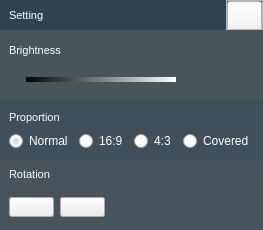
<?xml version="1.0" encoding="UTF-8"?>
<ui version="4.0">
 <class>ns::RemoteVideoSetting</class>
 <widget class="QWidget" name="ns::RemoteVideoSetting">
  <property name="geometry">
   <rect>
    <x>0</x>
    <y>0</y>
    <width>263</width>
    <height>230</height>
   </rect>
  </property>
  <property name="minimumSize">
   <size>
    <width>205</width>
    <height>230</height>
   </size>
  </property>
  <property name="maximumSize">
   <size>
    <width>263</width>
    <height>230</height>
   </size>
  </property>
  <property name="windowTitle">
   <string>YesPo Service Client</string>
  </property>
  <property name="styleSheet">
   <string notr="true">* {
	font-family: Verdana, &quot;宋体&quot;, Arial, Sans-serif, Segoe UI, Tahoma;
}
QSlider::groove:horizontal {
    
    height: 5px; /* the groove expands to the size of the slider by default. by giving it a height, it has a fixed size */
    background: qlineargradient(x1:0, y1:0, x2:1, y2:0, stop:0 #000000, stop:1 #ffffff);
 	margin: 5px 0;
	border-radius: 3px;
}

QSlider::handle:horizontal {   
    width: 7px;
	height: 13px;
   	margin: -5px 0;
	border-image: url(:/images/ui/vs_sliderblock.png);
}

#widgetTop {
	background: rgba(24, 47, 64, 90%);
}

#widgetTop #pushButtonClose {
	border-image: url(:/images/ui/caption_close.png);
}

#widgetTop #pushButtonClose:hover{
	border-image: url(:/images/ui/caption_close_hover.png);
}

#widgetTop #pushButtonClose:pressed {
	border-image: url(:/images/ui/caption_close_pressed.png);
}


#widgetBrightness{
	background: rgba(16, 34, 42, 75%);
}

#widgetBrightness #labelSliderIcon {
	border-image: url(:/images/ui/vs_brightness.png);
}

#widgetProportion{
	background: rgba(20, 39, 53, 80%);
}

#widgetRotation {
	background: rgba(16, 31, 42, 75%);
}

#widgetRotation #pushButtonStraight {
	border-image: url(:/images/ui/vs_straight.png);
}

#widgetRotation #pushButtonStraight:hover {
	border-image: url(:/images/ui/vs_straight_hover.png);
}

#widgetRotation #pushButtonStraight:pressed {
	border-image: url(:/images/ui/vs_straight_pressed.png);
}

#widgetRotation #pushButtonRightangle {
	border-image: url(:/images/ui/vs_rightangel.png);
}

#widgetRotation #pushButtonRightangle:hover {
	border-image: url(:/images/ui/vs_rightangel_hover.png);
}

#widgetRotation #pushButtonRightangle:pressed {
	border-image: url(:/images/ui/vs_rightangel_pressed.png);
}

QRadioButton::indicator::unchecked {
     image: url(:/images/ui/vs_radio_disable.png);
}

QRadioButton::indicator::unchecked:hover {
     image: url(:/images/ui/vs_radio_disable_hover.png);
}

QRadioButton::indicator::unchecked:pressed {
     image: url(:/images/ui/vs_radio_disable_pressed.png);
}

QRadioButton::indicator::checked {
     image: url(:/images/ui/vs_radio_enable.png);
}



QLabel{
	color: #FFFFFF;
	font-size: 11px;
}

QRadioButton {
	color: #FFFFFF;
}</string>
  </property>
  <layout class="QVBoxLayout" name="verticalLayout">
   <property name="spacing">
    <number>0</number>
   </property>
   <property name="margin">
    <number>0</number>
   </property>
   <item>
    <widget class="QWidget" name="widgetTop" native="true">
     <property name="minimumSize">
      <size>
       <width>0</width>
       <height>30</height>
      </size>
     </property>
     <property name="maximumSize">
      <size>
       <width>16777215</width>
       <height>30</height>
      </size>
     </property>
     <layout class="QHBoxLayout" name="horizontalLayout_5">
      <property name="spacing">
       <number>0</number>
      </property>
      <property name="topMargin">
       <number>0</number>
      </property>
      <property name="rightMargin">
       <number>0</number>
      </property>
      <property name="bottomMargin">
       <number>0</number>
      </property>
      <item>
       <widget class="QLabel" name="labelTittle">
        <property name="text">
         <string>Setting</string>
        </property>
       </widget>
      </item>
      <item>
       <spacer name="horizontalSpacer">
        <property name="orientation">
         <enum>Qt::Horizontal</enum>
        </property>
        <property name="sizeHint" stdset="0">
         <size>
          <width>462</width>
          <height>20</height>
         </size>
        </property>
       </spacer>
      </item>
      <item>
       <widget class="QFrame" name="sysPanelContainer">
        <property name="frameShape">
         <enum>QFrame::StyledPanel</enum>
        </property>
        <property name="frameShadow">
         <enum>QFrame::Raised</enum>
        </property>
        <layout class="QVBoxLayout" name="verticalLayout_6">
         <property name="spacing">
          <number>0</number>
         </property>
         <property name="margin">
          <number>0</number>
         </property>
         <item>
          <widget class="QWidget" name="sysPanel" native="true">
           <layout class="QHBoxLayout" name="horizontalLayout">
            <property name="spacing">
             <number>2</number>
            </property>
            <property name="margin">
             <number>0</number>
            </property>
            <item>
             <widget class="QPushButton" name="pushButtonClose">
              <property name="minimumSize">
               <size>
                <width>35</width>
                <height>36</height>
               </size>
              </property>
              <property name="maximumSize">
               <size>
                <width>35</width>
                <height>36</height>
               </size>
              </property>
              <property name="cursor">
               <cursorShape>PointingHandCursor</cursorShape>
              </property>
              <property name="text">
               <string/>
              </property>
             </widget>
            </item>
           </layout>
          </widget>
         </item>
        </layout>
       </widget>
      </item>
     </layout>
    </widget>
   </item>
   <item>
    <widget class="QWidget" name="widgetBrightness" native="true">
     <property name="minimumSize">
      <size>
       <width>0</width>
       <height>70</height>
      </size>
     </property>
     <property name="maximumSize">
      <size>
       <width>16777215</width>
       <height>70</height>
      </size>
     </property>
     <layout class="QVBoxLayout" name="verticalLayout_2">
      <item>
       <widget class="QLabel" name="labelBrightness">
        <property name="text">
         <string>Brightness</string>
        </property>
       </widget>
      </item>
      <item>
       <widget class="QWidget" name="widgetBrightnessSliderContainer" native="true">
        <layout class="QHBoxLayout" name="horizontalLayout_2">
         <property name="spacing">
          <number>6</number>
         </property>
         <property name="margin">
          <number>0</number>
         </property>
         <item>
          <widget class="QLabel" name="labelSliderIcon">
           <property name="minimumSize">
            <size>
             <width>11</width>
             <height>11</height>
            </size>
           </property>
           <property name="maximumSize">
            <size>
             <width>11</width>
             <height>11</height>
            </size>
           </property>
           <property name="text">
            <string/>
           </property>
          </widget>
         </item>
         <item>
          <widget class="QSlider" name="horizontalSlider">
           <property name="minimumSize">
            <size>
             <width>150</width>
             <height>0</height>
            </size>
           </property>
           <property name="maximumSize">
            <size>
             <width>150</width>
             <height>16777215</height>
            </size>
           </property>
           <property name="cursor">
            <cursorShape>PointingHandCursor</cursorShape>
           </property>
           <property name="minimum">
            <number>-128</number>
           </property>
           <property name="maximum">
            <number>127</number>
           </property>
           <property name="singleStep">
            <number>1</number>
           </property>
           <property name="value">
            <number>80</number>
           </property>
           <property name="sliderPosition">
            <number>80</number>
           </property>
           <property name="tracking">
            <bool>true</bool>
           </property>
           <property name="orientation">
            <enum>Qt::Horizontal</enum>
           </property>
           <property name="tickPosition">
            <enum>QSlider::NoTicks</enum>
           </property>
          </widget>
         </item>
         <item>
          <spacer name="horizontalSpacer_3">
           <property name="orientation">
            <enum>Qt::Horizontal</enum>
           </property>
           <property name="sizeHint" stdset="0">
            <size>
             <width>40</width>
             <height>20</height>
            </size>
           </property>
          </spacer>
         </item>
        </layout>
       </widget>
      </item>
     </layout>
    </widget>
   </item>
   <item>
    <widget class="QWidget" name="widgetProportion" native="true">
     <property name="minimumSize">
      <size>
       <width>0</width>
       <height>60</height>
      </size>
     </property>
     <property name="maximumSize">
      <size>
       <width>16777215</width>
       <height>60</height>
      </size>
     </property>
     <layout class="QVBoxLayout" name="verticalLayout_4">
      <item>
       <widget class="QLabel" name="labelProportion">
        <property name="text">
         <string>Proportion</string>
        </property>
       </widget>
      </item>
      <item>
       <widget class="QWidget" name="widgetProportionRadioContainer" native="true">
        <layout class="QHBoxLayout" name="horizontalLayout_3">
         <property name="margin">
          <number>0</number>
         </property>
         <item>
          <widget class="QRadioButton" name="radioButtonNormal">
           <property name="cursor">
            <cursorShape>PointingHandCursor</cursorShape>
           </property>
           <property name="text">
            <string>Normal</string>
           </property>
           <property name="checked">
            <bool>true</bool>
           </property>
          </widget>
         </item>
         <item>
          <widget class="QRadioButton" name="radioButtonPorprotion1">
           <property name="cursor">
            <cursorShape>PointingHandCursor</cursorShape>
           </property>
           <property name="text">
            <string>16:9</string>
           </property>
          </widget>
         </item>
         <item>
          <widget class="QRadioButton" name="radioButtonProportion2">
           <property name="cursor">
            <cursorShape>PointingHandCursor</cursorShape>
           </property>
           <property name="text">
            <string>4:3</string>
           </property>
          </widget>
         </item>
         <item>
          <widget class="QRadioButton" name="radioButtonCovered">
           <property name="cursor">
            <cursorShape>PointingHandCursor</cursorShape>
           </property>
           <property name="text">
            <string>Covered</string>
           </property>
          </widget>
         </item>
        </layout>
       </widget>
      </item>
     </layout>
    </widget>
   </item>
   <item>
    <widget class="QWidget" name="widgetRotation" native="true">
     <property name="minimumSize">
      <size>
       <width>0</width>
       <height>70</height>
      </size>
     </property>
     <property name="maximumSize">
      <size>
       <width>16777215</width>
       <height>70</height>
      </size>
     </property>
     <layout class="QVBoxLayout" name="verticalLayout_5">
      <property name="topMargin">
       <number>0</number>
      </property>
      <property name="bottomMargin">
       <number>9</number>
      </property>
      <item>
       <widget class="QLabel" name="labelRotation">
        <property name="text">
         <string>Rotation</string>
        </property>
       </widget>
      </item>
      <item>
       <widget class="QWidget" name="widgetRotationButtonContainer" native="true">
        <layout class="QHBoxLayout" name="horizontalLayout_4">
         <property name="spacing">
          <number>6</number>
         </property>
         <property name="margin">
          <number>0</number>
         </property>
         <item>
          <widget class="QPushButton" name="pushButtonStraight">
           <property name="minimumSize">
            <size>
             <width>45</width>
             <height>20</height>
            </size>
           </property>
           <property name="maximumSize">
            <size>
             <width>45</width>
             <height>20</height>
            </size>
           </property>
           <property name="cursor">
            <cursorShape>PointingHandCursor</cursorShape>
           </property>
           <property name="text">
            <string/>
           </property>
          </widget>
         </item>
         <item>
          <widget class="QPushButton" name="pushButtonRightangle">
           <property name="minimumSize">
            <size>
             <width>45</width>
             <height>20</height>
            </size>
           </property>
           <property name="maximumSize">
            <size>
             <width>45</width>
             <height>20</height>
            </size>
           </property>
           <property name="cursor">
            <cursorShape>PointingHandCursor</cursorShape>
           </property>
           <property name="text">
            <string/>
           </property>
          </widget>
         </item>
         <item>
          <spacer name="horizontalSpacer_2">
           <property name="orientation">
            <enum>Qt::Horizontal</enum>
           </property>
           <property name="sizeHint" stdset="0">
            <size>
             <width>40</width>
             <height>20</height>
            </size>
           </property>
          </spacer>
         </item>
        </layout>
       </widget>
      </item>
     </layout>
    </widget>
   </item>
  </layout>
  <zorder>widgetProportion</zorder>
  <zorder>widgetRotation</zorder>
  <zorder>widgetTop</zorder>
  <zorder>widgetBrightness</zorder>
 </widget>
 <resources>
  <include location="translator.qrc"/>
 </resources>
 <connections>
  <connection>
   <sender>pushButtonClose</sender>
   <signal>clicked()</signal>
   <receiver>ns::RemoteVideoSetting</receiver>
   <slot>close()</slot>
   <hints>
    <hint type="sourcelabel">
     <x>273</x>
     <y>36</y>
    </hint>
    <hint type="destinationlabel">
     <x>289</x>
     <y>266</y>
    </hint>
   </hints>
  </connection>
 </connections>
</ui>
